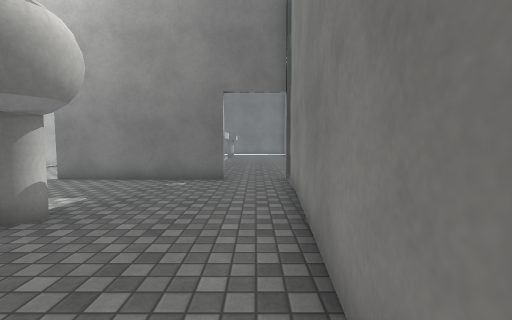
View 1 (above)

16 first-person views from a walk through a scene from a Unity 3-D project. The camera is 1.3 m above the floor, tilts 4° down and sees 90° across. The floor is counted in squares, 1 m on a side. Each view is taken from the middle of a square. On the plan, view 1 faces up. The plan holds only what a view shows up to about 13 squares ahead; the rest is blank. Surface patterns are stand-ins for the level's own textures.

View 2
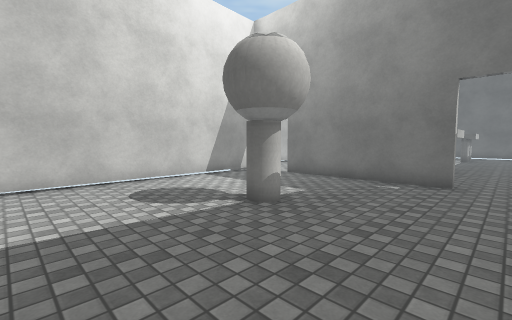

View 3
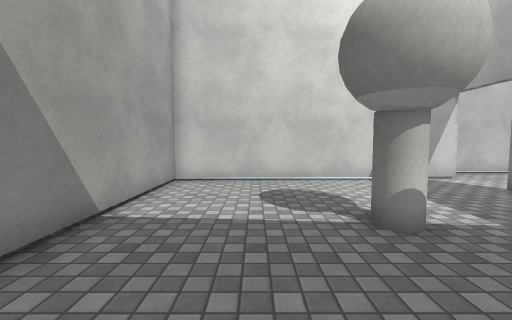

View 4
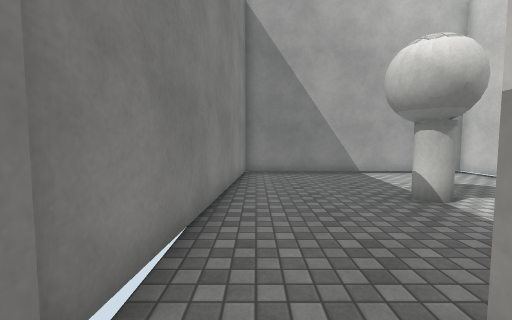

View 5
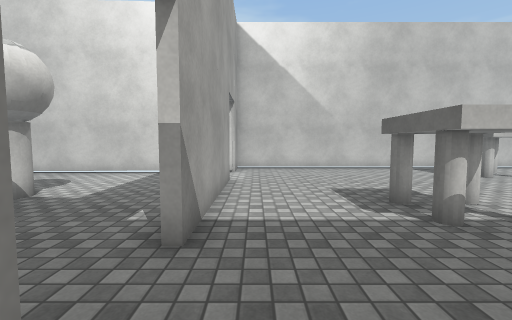

View 6
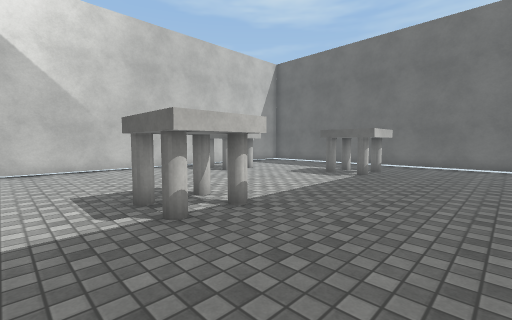

View 7
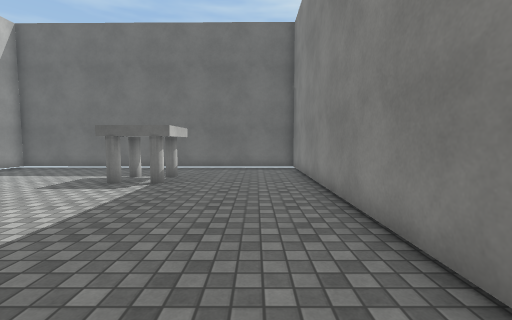

View 8
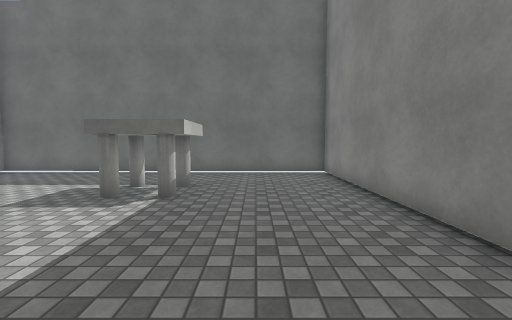

View 9
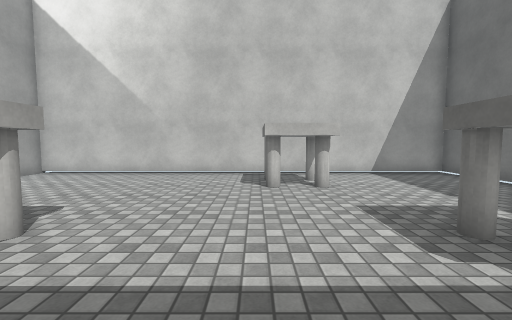

View 10
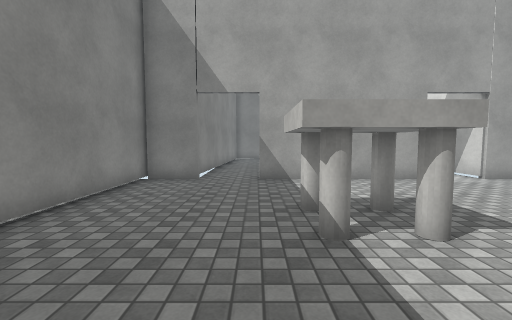

View 11
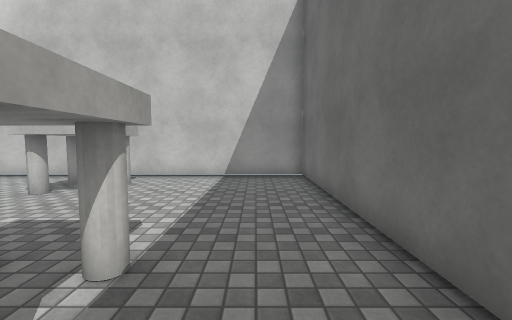

View 12
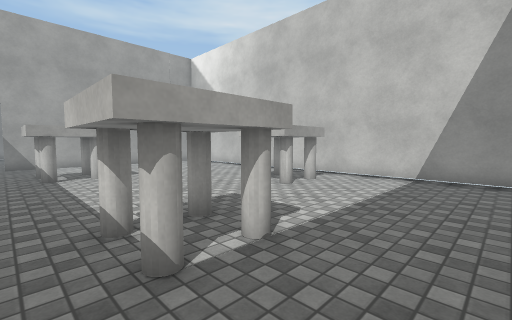

View 13
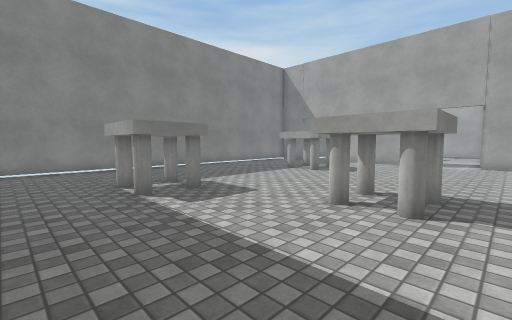

View 14
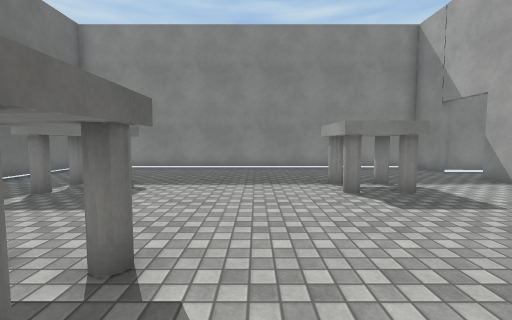

View 15
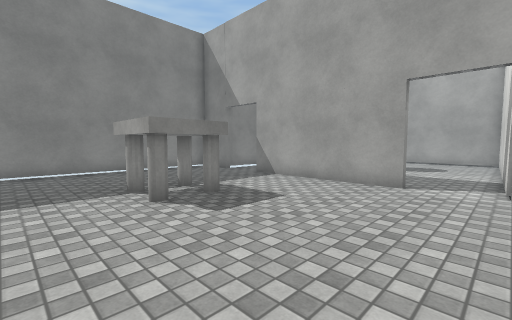

View 16
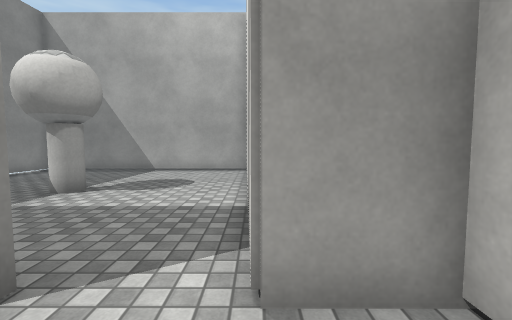

### Floor plan
Ten units are one square. View 1 is at (0, 0); x grows to the right and y downward. Boxes are objects, and circles mark ways between rooms. Rooms are numbered by the first view taken in them; rooms with no view inside come last. Other rooms are left out.
<svg viewBox="-111 -263 145 275">
<path fill="none" stroke="#000" d="M-10 -88 -70 -88M-90 -91 -86 7 4 7 12 -91M-70 -91 -10 -91M12 -91 29 -91 28 -256 -106 -258 -106 -91 -90 -91"/>
<rect x="-45" y="-45" width="10" height="10" fill="#bbb"><title>other object</title></rect>
<rect x="-95" y="-205" width="30" height="30" fill="#bbb"><title>other object</title></rect>
<rect x="-45" y="-155" width="30" height="30" fill="#bbb"><title>other object</title></rect>
<rect x="-45" y="-235" width="30" height="30" fill="#bbb"><title>other object</title></rect>
<circle cx="-5" cy="-90" r="3" fill="#2a7"/>
<circle cx="-75" cy="-90" r="3" fill="#2a7"/>
<text x="-40" y="-40">1</text>
<text x="-40" y="-180">2</text>
</svg>
Room 1 opens to room 2.

Where each view was taken, in squares from view 1:
view 1: 0 up, 0 right, facing up
view 2: 0 up, 0 right, facing up-left
view 3: 2 up, 0 right, facing left
view 4: 10 up, 0 right, facing down
view 5: 10 up, 2 right, facing left
view 6: 11 up, 2 right, facing up-left
view 7: 13 up, 1 right, facing up
view 8: 15 up, 0 right, facing up
view 9: 18 up, 0 right, facing left
view 10: 18 up, 1 left, facing down
view 11: 24 up, 1 left, facing left
view 12: 25 up, 1 left, facing down-left
view 13: 25 up, 10 left, facing down-right
view 14: 17 up, 10 left, facing right
view 15: 17 up, 9 left, facing down-right
view 16: 11 up, 9 left, facing down
